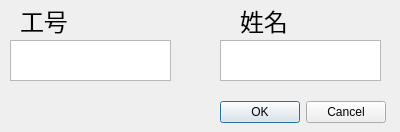
<?xml version="1.0" encoding="UTF-8"?>
<ui version="4.0">
 <class>FaceDialog</class>
 <widget class="QDialog" name="FaceDialog">
  <property name="geometry">
   <rect>
    <x>0</x>
    <y>0</y>
    <width>400</width>
    <height>132</height>
   </rect>
  </property>
  <property name="windowTitle">
   <string>Dialog</string>
  </property>
  <widget class="QTextEdit" name="textEdit">
   <property name="geometry">
    <rect>
     <x>10</x>
     <y>40</y>
     <width>161</width>
     <height>41</height>
    </rect>
   </property>
   <property name="documentTitle">
    <string/>
   </property>
  </widget>
  <widget class="QLabel" name="label_2">
   <property name="geometry">
    <rect>
     <x>20</x>
     <y>5</y>
     <width>81</width>
     <height>31</height>
    </rect>
   </property>
   <property name="font">
    <font>
     <pointsize>18</pointsize>
    </font>
   </property>
   <property name="text">
    <string>工号</string>
   </property>
  </widget>
  <widget class="QTextEdit" name="textEdit_2">
   <property name="geometry">
    <rect>
     <x>220</x>
     <y>40</y>
     <width>161</width>
     <height>41</height>
    </rect>
   </property>
  </widget>
  <widget class="QLabel" name="label_3">
   <property name="geometry">
    <rect>
     <x>240</x>
     <y>5</y>
     <width>80</width>
     <height>31</height>
    </rect>
   </property>
   <property name="font">
    <font>
     <pointsize>18</pointsize>
    </font>
   </property>
   <property name="text">
    <string>姓名</string>
   </property>
  </widget>
  <widget class="QDialogButtonBox" name="buttonBox_2">
   <property name="geometry">
    <rect>
     <x>220</x>
     <y>100</y>
     <width>166</width>
     <height>24</height>
    </rect>
   </property>
   <property name="standardButtons">
    <set>QDialogButtonBox::Cancel|QDialogButtonBox::Ok</set>
   </property>
  </widget>
 </widget>
 <resources/>
 <connections/>
</ui>
